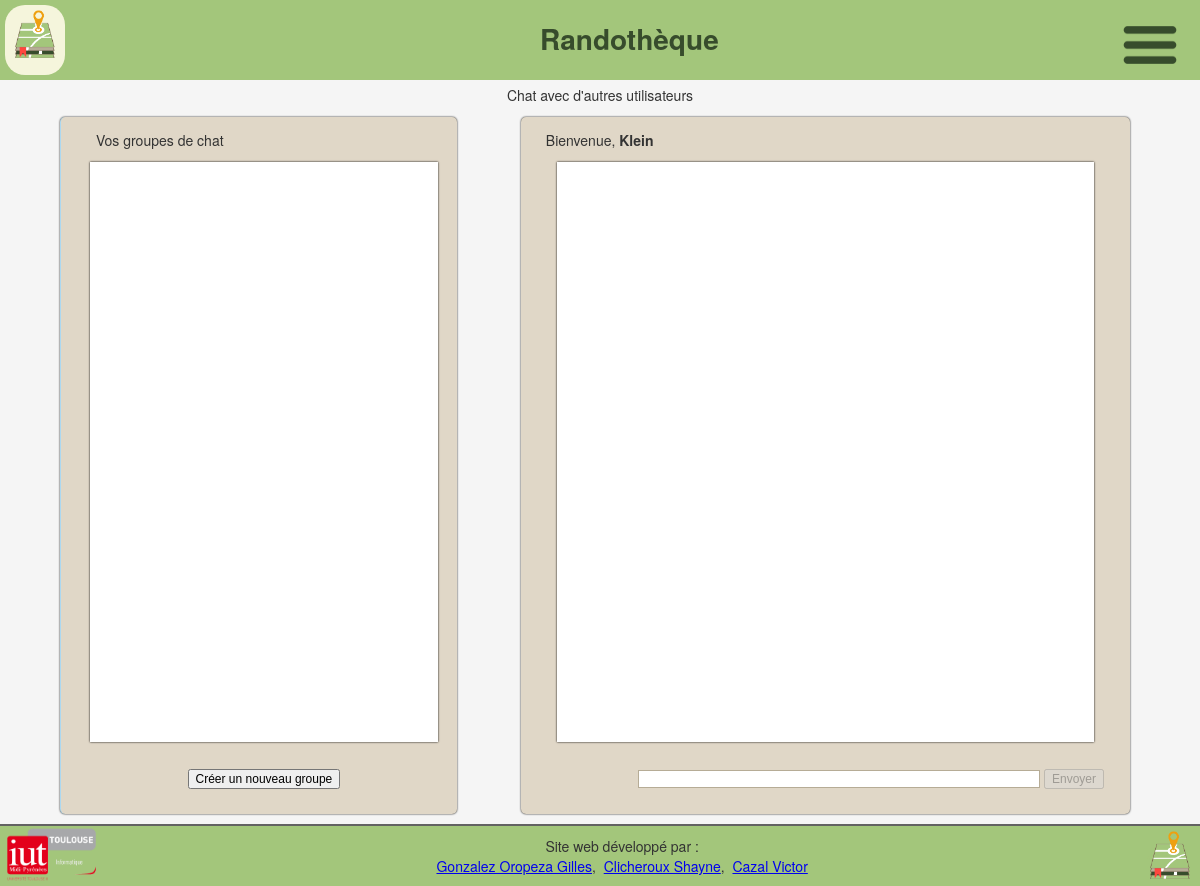
Before: /chat.php (signed in) with the older database file.
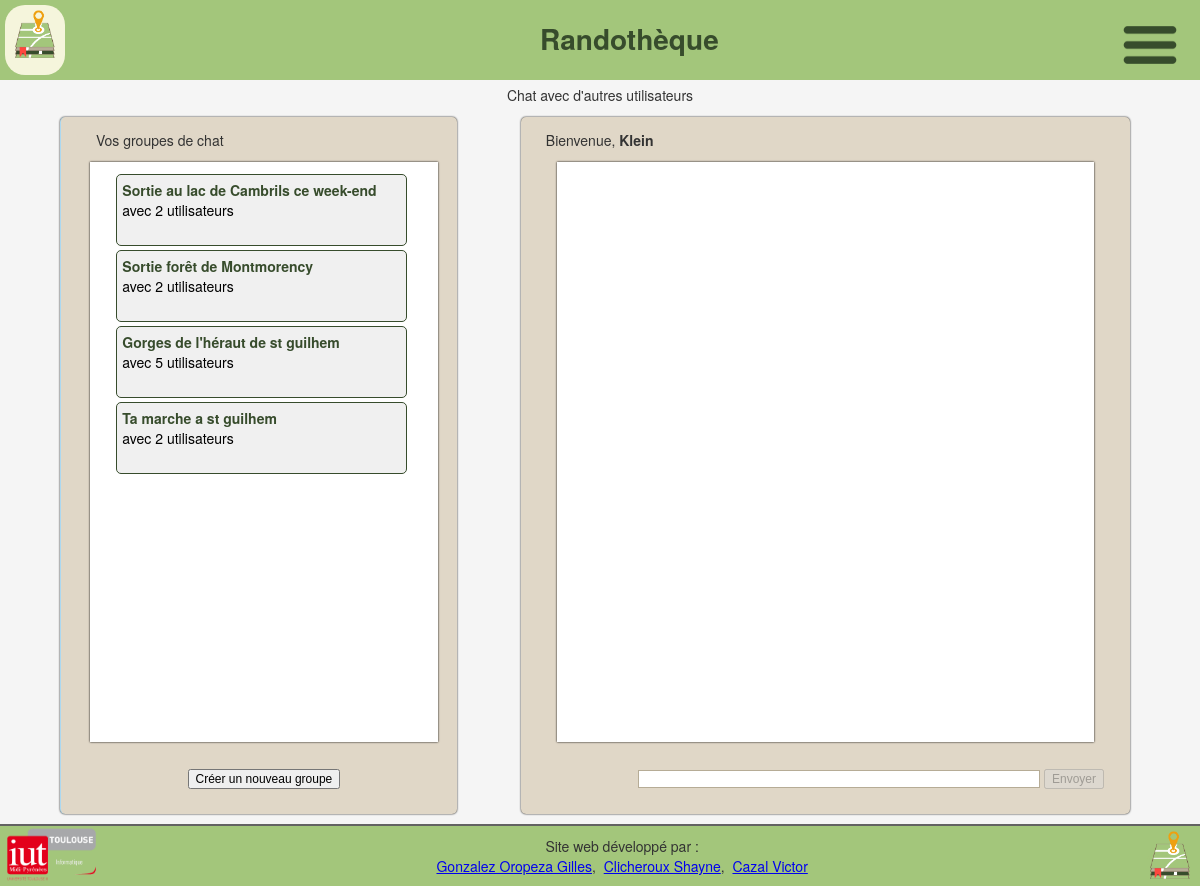
After: the same page with the newer database file.
### tables this page shows
CREATE TABLE IF NOT EXISTS `participer` (
  `Id_Utilisateur` int(11) NOT NULL,
  `Id_Conversation` int(11) NOT NULL,
  PRIMARY KEY (`Id_Utilisateur`,`Id_Conversation`),
  KEY `Id_Conversation` (`Id_Conversation`)
);

CREATE TABLE IF NOT EXISTS `conversation` (
  `Id_Conversation` int(11) NOT NULL AUTO_INCREMENT,
  `Libelle` varchar(100) DEFAULT NULL,
  PRIMARY KEY (`Id_Conversation`)
);

### public_html/chat.php (the view, shortened to what this page needs)
<?php
$thisPage = "chat";
?>
<!DOCTYPE html>
<html lang="fr">
<?php
require 'php/functions.php';
include 'php/balise_head.php';
echo "<body>";
include 'php/head.php';
?>
<p>Chat avec d'autres utilisateurs</p>
<div id="main">
	<div id="chat_rooms">
		<div id="menu">
			<p class="welcome">Vos groupes de chat</b></p>
		</div>
		<div id="roombox">
			<?php
				$sql = "SELECT * FROM participer, conversation WHERE participer.Id_Utilisateur = :util AND participer.Id_Conversation = conversation.Id_Conversation";
				$req = $linkpdo->prepare($sql);
				$req->execute(array('util' => $_SESSION['id_util']));
				while($resultat = $req->fetch()) {
					$currentRoom = "";
					$disablelink = "";
					echo "<a href=\"chat.php?id_conv=".$resultat['Id_Conversation']."&conv_name=".$resultat['Libelle']."\" ".$disablelink."><div class='".$currentRoom."room'>";
					echo "<p class='".$currentRoom."chatroom'><strong>".$resultat['Libelle']."</strong></p>";
					$sql2 = "SELECT count(Id_Utilisateur) as Nb_Util FROM participer WHERE Id_Conversation = :conv";
					$req2 = $linkpdo->prepare($sql2);
					$req2->execute(array('conv' => $resultat['Id_Conversation']));
					$resultat2 = $req2->fetch();
					echo "<p class='".$currentRoom."chatroom'> avec ".$resultat2['Nb_Util']." utilisateurs</p></br>";
					echo "</div></a>";
				}
			?>
		</div>
		<form name="createroom" action="creer_chat.php">
			<input name="createroom" type="submit"  id="createroom" value="Créer un nouveau groupe"/>
		</form>
	</div>
	<div id="wrapper">
		<div id="menu">
			<p class="welcome">Bienvenue, <b><?php echo $_SESSION['nom_util']; ?></b>
			</p>
		</div>
		<div id="chatbox">
		</div>
		<form name="message" action="chat.php
		" method="post">
			<input name="message" type="text" id="usermsg" size="63" />
			<input name="submitmsg" type="submit"  id="submitmsg" value="Envoyer" <?php if(!isset($_GET['id_conv'])) { echo 'disabled="disabled"'; } ?>/>
		</form>
	</div>
</div>
</body>
<?php
include 'php/footer.php';
?>
</html>

### public_html/php/balise_head.php (shortened to what this page needs)
<head>
	<link rel="stylesheet" href="./css/<?php echo $thisPage; ?>.css">
	<link rel="stylesheet" href="./css/footer.css">
	<link rel="stylesheet" href="./css/header.css">
	<link rel="stylesheet" href="./css/common.css">
</head>

### public_html/php/head.php (shortened to what this page needs)
<div class="enTete">
	<div class="titreEtBoutons">
		<div class="image">
			<img class="logo" src="images/logo.png" alt="Logo de l'application randothèque" height="50">
		</div>
		<div class="titre">
			<h1>Randothèque</h1>
		</div>
		<div class="boutons">
			<nav class="menu">
				<label for="menuToggle" class="menu-icon"><img src="./images/menu_icon.png" alt="Menu de navigation déroulant" height="60"></label>
			</nav>
		</div>
	</div>
</div>

### public_html/php/footer.php
<footer>
		<a href="https://iut.univ-tlse3.fr"><img class="logo" src="images/iut_info.png" alt="Logo de l'IUT Info de Toulouse" height="55"></a>
		<p>
			Site web développé par :</br>
			<a href="mailto:gilles.gonzalezoropeza@etu.iut-tlse3.fr">Gonzalez Oropeza Gilles</a>,&nbsp;
			<a href="mailto:shayne.clicheroux@etu.iut-tlse3.fr">Clicheroux Shayne</a>,&nbsp;
			<a href="mailto:victor.cazal@etu.iut-tlse3.fr">Cazal Victor</a>
        </p>
        <img class="logo" src="images/logo.png" alt="Logo de l'application randothèque" height="50">
</footer>

### public_html/css/chat.css (style rules this page uses)
body { font:12px arial; color: #222; text-align:center; padding:35px; }
form, p, span { margin:0; padding:0; }
input { font:12px arial; }
#main { display: flex; flex-direction: row; margin: 1% 5%; height: fit-content; }
#wrapper, #chat_rooms { padding-bottom:25px; background-color: var(--beige-clair); border-radius: 5px; box-shadow: 0 0 2px #000; width:60%; margin:0 10px 0 auto; }
#wrapper { margin-left: 5%; }
#chat_rooms { width:38%; border-left:1px solid #ACD8F0; padding-left:10px; }
#chatbox, #roombox { text-align:left; margin:0 auto; margin-bottom:25px; padding:10px; background:#fff; height:40em; width:85%; box-shadow: 0 0 2px #000; overflow:auto; }
#usermsg { width:65%; margin : 0 auto 0 15%; border:1px solid var(--beige); }
#menu { padding:12.5px 25px 12.5px 25px; }
.welcome { float:left; }
#roombox, #chatbox { overflow-y: scroll; }
#chatbox { display: flex; flex-direction: column-reverse; }
strong { font-weight: bold; color: var(--vert-fonce); }
.trace, .room, .currentroom { padding: 5px; margin: 2px 0 2px 5%; float: left; border-radius: 5px; }
.trace, .room { background-color: var(--gris-tres-clair); border: 1px solid var(--vert-fonce); }
.room, .currentroom { width: 85%; }
.gpxinfo, .room p, .currentroom p { text-decoration: none; color: #000; }

### public_html/css/footer.css (style rules this page uses)
footer { position: fixed; height: 60px; bottom: 0px; left: 0px; right: 0px; margin-bottom: 0px; background-color: var(--vert-clair); display: flex; text-align: center; align-items: center; justify-content: space-between; border-top: 2px solid var(--border-color); z-index: 3; }
.logo { padding: 5px; }

### public_html/css/header.css (style rules this page uses)
.enTete { height: 20px; position: fixed; top: 0; left: 0; margin: auto; padding-bottom: 10px; width: 100%; border-bottom: 2px solid var(--border-color); z-index: 3; }
.menu { display: flex; align-items: center; width: auto; height: 100%; float: right; margin-top: 10px; }
.menu-icon { display: none; }
.titre h1 { position: absolute; top: 0%; left: 45%; }
@media only screen and (max-width: 1749px) { .titre h1 { position:inherit; left: 0%; } }
@media only screen and (max-width: 1499px) { .titre h1 { position: absolute; left: 45%; } }
@media only screen and (max-width: 1499px) { .menu { width: 100%; height: auto; } }
@media only screen and (max-width: 1499px) { .menu-icon { margin: 15px 20px; display: flex; align-items: center; justify-content: center; position: absolute; top: 0; right: 0; line-height: 60px; } }
@media only screen and (max-width: 1499px) { .menu-icon img { margin:auto; } }
.image { background-color: beige; border-radius: 20px; margin: 5px; }
.titreEtBoutons { background-color : var(--vert-clair); display : flex; flex-direction : row; justify-content: space-between; padding-right : 10px; height: 80px; }
.titre { display : flex; justify-content : center; margin-left: 35%; }
h1 { color : #374c2c; }
.boutons { display : flex; justify-content : flex-end; padding-top: 20px; }

### public_html/css/common.css (style rules this page uses)
:root { --gris-tres-clair: #f0f0f0; --vert-tres-clair: #e4eed8; --vert-clair: #a3c67b; --vert-fonce: #374c2c; --rouge-fonce: #b80000; --rouge-clair: #d08888; --beige: #B6AC96; --beige-clair: #E0D7C7; --border-color: rgb(98, 98, 98); }
body { background-color: #f5f5f5; color: #333; font-family: "Helvetica Neue", Helvetica, Arial, sans-serif; font-size: 14px; line-height: 1.42857143; margin: 0; -webkit-font-smoothing: antialiased; -webkit-text-size-adjust: none; padding: 85px 0 60px 0; min-height: 100%; }

Changed rows visible on the page:
added participer: Id_Conversation.Libelle "Sortie au lac de Cambrils ce week-end", Nb_Util "2"
added participer: Id_Conversation.Libelle "Sortie forêt de Montmorency", Nb_Util "2"
added participer: Id_Conversation.Libelle "Gorges de l'héraut de st guilhem", Nb_Util "5"
added participer: Id_Conversation.Libelle "Ta marche a st guilhem", Nb_Util "2"
